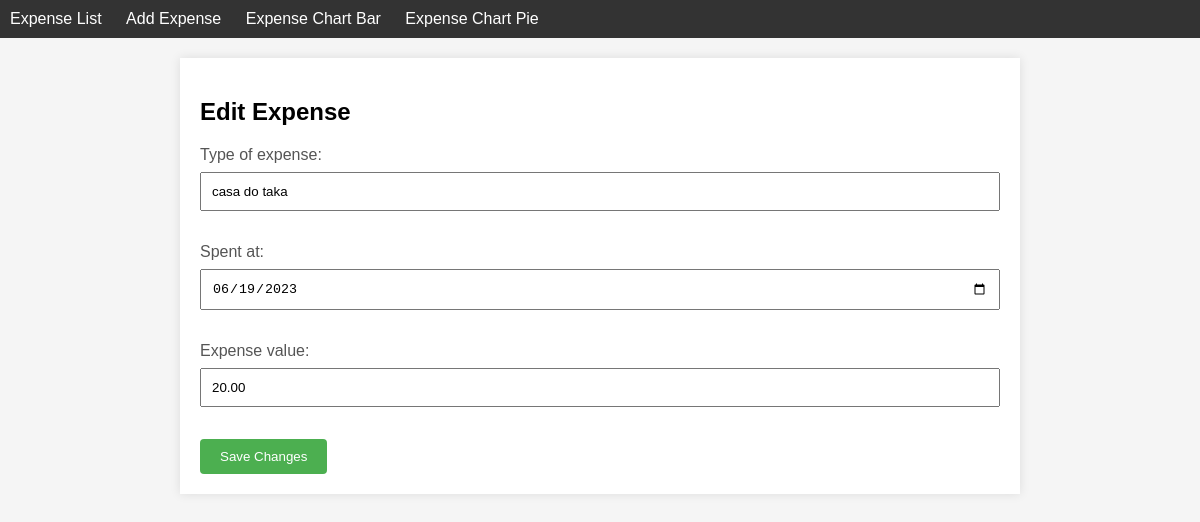
The app's page /expenses/edit7/ with its own data.
### expenses/models.py (models this page shows)
class Expense(models.Model):
    type_of_expense = models.CharField(max_length = 255)
    spent_at = models.DateField()
    expense_value = models.DecimalField(max_digits = 10, decimal_places = 2)

### expenses/views.py (the view)
# urls.py: path('edit<int:expense_id>/', edit_expense, name='edit_expense'),
def edit_expense(request, expense_id):
    expense = get_object_or_404(Expense, pk=expense_id)
    if request.method == 'POST':
        form = ExpenseForm(request.POST, instance=expense)
        if form.is_valid():
            form.save()
            return redirect('expense_list')
    else:
        form = ExpenseForm(instance=expense)
    return render(request, 'edit_expense.html', {'form': form, 'expense': expense})

### expenses/forms.py (shortened to what this page needs)
class ExpenseForm(forms.ModelForm):
    class Meta:
        model = Expense
        fields = ['type_of_expense', 'spent_at', 'expense_value']
        widgets = {
            'spent_at': forms.DateInput(attrs={'type': 'date'}),
        }

### expenses/templates/edit_expense.html (shortened to what this page needs)
{% extends 'base.html' %}
{% block content %}
  <h2>Edit Expense</h2>
  <form method="post" action="">
    {{ form.as_p }}
    <button type="submit">Save Changes</button>
  </form>
{% endblock %}

### expenses/static/style/style.css (style rules this page uses)
body { font-family: Arial, sans-serif; background-color: #f5f5f5; margin: 0; padding: 0; }
label { display: block; margin-bottom: 8px; color: #555; }
input[type="text"], input[type="number"], input[type="date"] { width: 100%; padding: 10px; margin-bottom: 16px; box-sizing: border-box; }
button { background-color: #4caf50; color: #fff; padding: 10px 20px; border: none; border-radius: 4px; cursor: pointer; }
form { margin-top: 20px; }

### records on screen
Expense: type_of_expense "casa do taka", spent_at "06/19/2023", expense_value "20.00"
